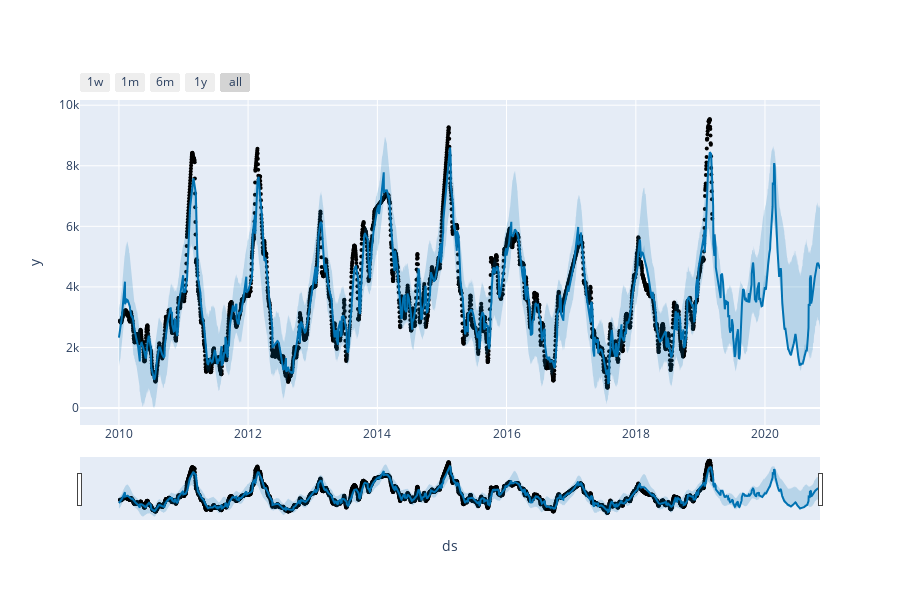

The code cell stored with this chart in its notebook:
### Code cell
plot_plotly(m, selected_forecast)

### Figure 1 — Plotly figure (JSON) as saved in the notebook; plotly's stock layout.template omitted (floating-point values rounded to 4 significant figures; data arrays with more than 128 entries replaced by an {"elided": "..."} marker saying what was removed)
{"data": [{"marker": {"color": "black", "size": 4}, "mode": "markers", "name": "Actual", "type": "scatter", "x": {"elided": "3349 str values"}, "y": {"elided": "3349 float values"}}, {"hoverinfo": "skip", "line": {"width": 0}, "mode": "lines", "type": "scatter", "x": {"elided": "3964 str values"}, "y": {"elided": "3964 float values"}}, {"fill": "tonexty", "fillcolor": "rgba(0, 114, 178, 0.2)", "line": {"color": "#0072B2", "width": 2}, "mode": "lines", "name": "Predicted", "type": "scatter", "x": {"elided": "3964 str values"}, "y": {"elided": "3964 float values"}}, {"fill": "tonexty", "fillcolor": "rgba(0, 114, 178, 0.2)", "hoverinfo": "skip", "line": {"width": 0}, "mode": "lines", "type": "scatter", "x": {"elided": "3964 str values"}, "y": {"elided": "3964 float values"}}], "layout": {"height": 600, "showlegend": false, "width": 900, "xaxis": {"rangeselector": {"buttons": [{"count": 7, "label": "1w", "step": "day", "stepmode": "backward"}, {"count": 1, "label": "1m", "step": "month", "stepmode": "backward"}, {"count": 6, "label": "6m", "step": "month", "stepmode": "backward"}, {"count": 1, "label": "1y", "step": "year", "stepmode": "backward"}, {"step": "all"}]}, "rangeslider": {"visible": true}, "title": {"text": "ds"}, "type": "date"}, "yaxis": {"title": {"text": "y"}}}}
